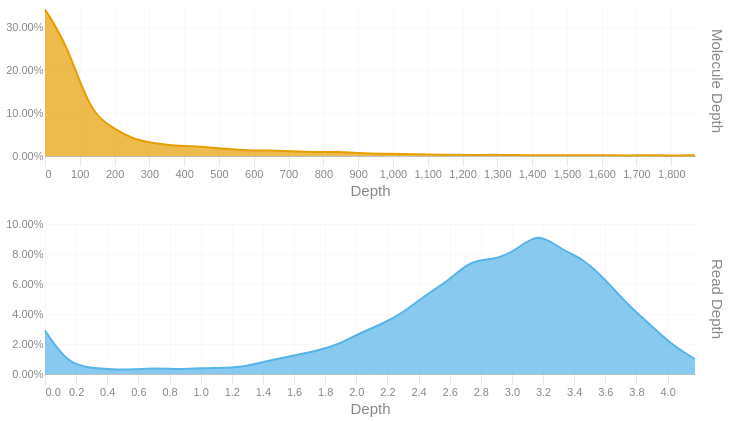

Source (notebook cell):
### Code cell
readdep = depth_hist(tb['Read Depth'], q99, 3)
readdep = readdep.with_columns(pl.lit('Read Depth').alias('Metric'))
if not SKIPLR:
    moldep = depth_hist(tb['Molecule Depth'], mol_q99, 1)
    moldep = moldep.with_columns(pl.lit('Molecule Depth').alias('Metric'))
    _hist = pl.concat([readdep, moldep])
    _hist = _hist.filter(pl.col('Proportion') != 0)
    with SafeRender(_hist):
        (
            alt.Chart(_hist)        
            .mark_area(interpolate = "basis")
            .encode(
                x=alt.X('Bin:Q').scale(domainMin=0).axis(alt.Axis(title='Depth')),
                y = alt.Y('Proportion:Q', title = None).axis(format = '.2%'),
                color = alt.Color('Metric:N').legend(None),
                row = alt.Row("Metric:N").header(title = None, labelOrient = 'right'),
                tooltip = [
                    alt.Tooltip("Metric:N", title = "Metric"),
                    alt.Tooltip('Interval:N', title = "Depth Interval"),
                    alt.Tooltip('Proportion:Q', title = "% Alignments").format('.2%')
                ]
            )
            .resolve_scale(x='independent', y='independent')
            .properties(
                height = 150, width = 650,
                usermeta={'embedOptions': {'downloadFileName': f'{samplename}.depth.hist'}}
            )
        ).display()
else:
    readdep = readdep.filter(pl.col('Proportion') != 0)
    with SafeRender(readdep):
        (
            alt.Chart(readdep)        
            .mark_area(interpolate = "basis")
            .encode(
                x=alt.X('Bin:Q').scale(domainMin=0).axis(alt.Axis(title='Depth')),
                y = alt.Y('Proportion:Q', title = None).axis(format = '.2%'),
                tooltip = [
                    alt.Tooltip('Interval:N', title = "Depth Interval"),
                    alt.Tooltip('Proportion:Q', title = "% Alignments").format('.2%')
                ]
            )
            .properties(
                usermeta={'embedOptions': {'downloadFileName': f'{samplename}.depth.hist'}}
            )
        ).display()

### Figure 1 — Vega-Lite specification as saved in the notebook (floating-point values rounded to 4 significant figures)
{"width": 650, "height": 150, "config": {"title": {"anchor": "start", "dy": -15, "fontSize": 18, "color": "#888888", "subtitleColor": "#888888", "subtitleFontSize": 14}, "arc": {"fill": "#0072B2"}, "axis": {"domainColor": "#888888", "domainWidth": 0.5, "gridWidth": 0.2, "grid": false, "titleFontWeight": 400, "titleFontSize": 15, "labelFontSize": 11, "labelColor": "#888888", "tickColor": "#888888", "tickWidth": 0.2, "titleColor": "#888888"}, "axisBand": {"grid": false}, "axisX": {"grid": true, "tickSize": 10, "domainCap": "round"}, "axisY": {"domain": false, "grid": true, "tickSize": 0, "domainCap": "round"}, "background": "transparent", "header": {"labelFontSize": 15, "labelColor": "#888888", "titleFontSize": 15, "titleFontWeight": 600, "titleColor": "#888888"}, "legend": {"labelFont": "sans-serif", "labelFontSize": 12, "labelColor": "#888888", "symbolSize": 100, "symbolType": "circle", "titleFontSize": 12, "titlePadding": 10, "titleColor": "#888888", "title": null}, "range": {"category": ["#E69F00", "#56B4E9", "#009E73", "#F0E442", "#0072B2", "#D55E00", "#CC79A7", "#000000"], "diverging": ["#cfe8f3", "#a2d4ec", "#73bfe2", "#46abdb", "#1696d2", "#12719e"]}, "area": {"fill": "#0072B2", "fillOpacity": 0.7, "line": true, "strokeOpacity": 0.7}, "line": {"color": "#0072B2", "stroke": "#0072B2", "strokeWidth": 2}, "trail": {"color": "#0072B2", "stroke": "#0072B2", "strokeWidth": 0, "size": 1}, "point": {"filled": true, "fillOpacity": 1.0, "size": 95}, "text": {"color": "#888888", "fontSize": 11, "align": "right", "fontWeight": 400, "size": 11}, "bar": {"fill": "#0072B2", "stroke": null}, "view": {"stroke": null, "continuousWidth": 660, "continuousHeight": 400}}, "data": {"name": "data-4343bbde3b27e2626ebc983d1476d262"}, "mark": {"type": "area", "interpolate": "basis"}, "encoding": {"color": {"field": "Metric", "legend": null, "type": "nominal"}, "row": {"field": "Metric", "header": {"title": null, "labelOrient": "right"}, "type": "nominal"}, "tooltip": [{"field": "Metric", "title": "Metric", "type": "nominal"}, {"field": "Interval", "title": "Depth Interval", "type": "nominal"}, {"field": "Proportion", "format": ".2%", "title": "% Alignments", "type": "quantitative"}], "x": {"axis": {"title": "Depth"}, "field": "Bin", "scale": {"domainMin": 0}, "type": "quantitative"}, "y": {"axis": {"format": ".2%"}, "field": "Proportion", "title": null, "type": "quantitative"}}, "resolve": {"scale": {"x": "independent", "y": "independent"}}, "usermeta": {"embedOptions": {"downloadFileName": "S6_Waccamaw_1683.depth.hist"}}, "$schema": "https://vega.github.io/schema/vega-lite/v6.1.0.json", "datasets": {"data-4343bbde3b27e2626ebc983d1476d262": [{"Bin": 0.0, "Interval": "0.0-0.144", "Proportion": 0.029, "Metric": "Read Depth"}, {"Bin": 0.144, "Interval": "0.144-0.288", "Proportion": 0.007, "Metric": "Read Depth"}, {"Bin": 0.288, "Interval": "0.288-0.432", "Proportion": 0.004, "Metric": "Read Depth"}, {"Bin": 0.432, "Interval": "0.432-0.576", "Proportion": 0.003, "Metric": "Read Depth"}, {"Bin": 0.576, "Interval": "0.576-0.72", "Proportion": 0.003, "Metric": "Read Depth"}, {"Bin": 0.72, "Interval": "0.72-0.864", "Proportion": 0.004, "Metric": "Read Depth"}, {"Bin": 0.864, "Interval": "0.864-1.008", "Proportion": 0.003, "Metric": "Read Depth"}, {"Bin": 1.008, "Interval": "1.008-1.152", "Proportion": 0.004, "Metric": "Read Depth"}, {"Bin": 1.152, "Interval": "1.152-1.296", "Proportion": 0.004, "Metric": "Read Depth"}, {"Bin": 1.296, "Interval": "1.296-1.44", "Proportion": 0.005, "Metric": "Read Depth"}, {"Bin": 1.44, "Interval": "1.44-1.584", "Proportion": 0.009, "Metric": "Read Depth"}, {"Bin": 1.584, "Interval": "1.584-1.728", "Proportion": 0.012, "Metric": "Read Depth"}, {"Bin": 1.728, "Interval": "1.728-1.872", "Proportion": 0.015, "Metric": "Read Depth"}, {"Bin": 1.872, "Interval": "1.872-2.016", "Proportion": 0.019, "Metric": "Read Depth"}, {"Bin": 2.016, "Interval": "2.016-2.16", "Proportion": 0.027, "Metric": "Read Depth"}, {"Bin": 2.16, "Interval": "2.16-2.304", "Proportion": 0.033, "Metric": "Read Depth"}, {"Bin": 2.304, "Interval": "2.304-2.448", "Proportion": 0.041, "Metric": "Read Depth"}, {"Bin": 2.448, "Interval": "2.448-2.592", "Proportion": 0.053, "Metric": "Read Depth"}, {"Bin": 2.592, "Interval": "2.592-2.736", "Proportion": 0.062, "Metric": "Read Depth"}, {"Bin": 2.736, "Interval": "2.736-2.88", "Proportion": 0.076, "Metric": "Read Depth"}, {"Bin": 2.88, "Interval": "2.88-3.024", "Proportion": 0.076, "Metric": "Read Depth"}, {"Bin": 3.024, "Interval": "3.024-3.168", "Proportion": 0.082, "Metric": "Read Depth"}, {"Bin": 3.168, "Interval": "3.168-3.312", "Proportion": 0.095, "Metric": "Read Depth"}, {"Bin": 3.312, "Interval": "3.312-3.456", "Proportion": 0.083, "Metric": "Read Depth"}, {"Bin": 3.456, "Interval": "3.456-3.6", "Proportion": 0.077, "Metric": "Read Depth"}, {"Bin": 3.6, "Interval": "3.6-3.744", "Proportion": 0.063, "Metric": "Read Depth"}, {"Bin": 3.744, "Interval": "3.744-3.888", "Proportion": 0.046, "Metric": "Read Depth"}, {"Bin": 3.888, "Interval": "3.888-4.032", "Proportion": 0.033, "Metric": "Read Depth"}, {"Bin": 4.032, "Interval": "4.032-4.176", "Proportion": 0.019, "Metric": "Read Depth"}, {"Bin": 4.176, "Interval": "4.176-4.32", "Proportion": 0.01, "Metric": "Read Depth"}, {"Bin": 0.0, "Interval": "0.0-64.4", "Proportion": 0.342, "Metric": "Molecule Depth"}, {"Bin": 64.4, "Interval": "64.4-128.8", "Proportion": 0.259, "Metric": "Molecule Depth"}, {"Bin": 128.8, "Interval": "128.8-193.3", "Proportion": 0.103, "Metric": "Molecule Depth"}, {"Bin": 193.3, "Interval": "193.3-257.7", "Proportion": 0.066, "Metric": "Molecule Depth"}, {"Bin": 257.7, "Interval": "257.7-322.1", "Proportion": 0.037, "Metric": "Molecule Depth"}, {"Bin": 322.1, "Interval": "322.1-386.5", "Proportion": 0.029, "Metric": "Molecule Depth"}, {"Bin": 386.5, "Interval": "386.5-450.9", "Proportion": 0.023, "Metric": "Molecule Depth"}, {"Bin": 450.9, "Interval": "450.9-515.4", "Proportion": 0.023, "Metric": "Molecule Depth"}, {"Bin": 515.4, "Interval": "515.4-579.8", "Proportion": 0.016, "Metric": "Molecule Depth"}, {"Bin": 579.8, "Interval": "579.8-644.2", "Proportion": 0.013, "Metric": "Molecule Depth"}, {"Bin": 644.2, "Interval": "644.2-708.6", "Proportion": 0.013, "Metric": "Molecule Depth"}, {"Bin": 708.6, "Interval": "708.6-773.1", "Proportion": 0.011, "Metric": "Molecule Depth"}, {"Bin": 773.1, "Interval": "773.1-837.5", "Proportion": 0.009, "Metric": "Molecule Depth"}, {"Bin": 837.5, "Interval": "837.5-901.9", "Proportion": 0.01, "Metric": "Molecule Depth"}, {"Bin": 901.9, "Interval": "901.9-966.3", "Proportion": 0.007, "Metric": "Molecule Depth"}, {"Bin": 966.3, "Interval": "966.3-1030.7", "Proportion": 0.005, "Metric": "Molecule Depth"}, {"Bin": 1031.0, "Interval": "1030.7-1095.2", "Proportion": 0.005, "Metric": "Molecule Depth"}, {"Bin": 1095.0, "Interval": "1095.2-1159.6", "Proportion": 0.003, "Metric": "Molecule Depth"}, {"Bin": 1160.0, "Interval": "1159.6-1224.0", "Proportion": 0.003, "Metric": "Molecule Depth"}, {"Bin": 1224.0, "Interval": "1224.0-1288.4", "Proportion": 0.002, "Metric": "Molecule Depth"}, {"Bin": 1288.0, "Interval": "1288.4-1352.8", "Proportion": 0.003, "Metric": "Molecule Depth"}, {"Bin": 1353.0, "Interval": "1352.8-1417.3", "Proportion": 0.002, "Metric": "Molecule Depth"}, {"Bin": 1417.0, "Interval": "1417.3-1481.7", "Proportion": 0.002, "Metric": "Molecule Depth"}, {"Bin": 1482.0, "Interval": "1481.7-1546.1", "Proportion": 0.002, "Metric": "Molecule Depth"}, {"Bin": 1546.0, "Interval": "1546.1-1610.5", "Proportion": 0.002, "Metric": "Molecule Depth"}, {"Bin": 1610.0, "Interval": "1610.5-1674.9", "Proportion": 0.002, "Metric": "Molecule Depth"}, {"Bin": 1675.0, "Interval": "1674.9-1739.4", "Proportion": 0.001, "Metric": "Molecule Depth"}, {"Bin": 1739.0, "Interval": "1739.4-1803.8", "Proportion": 0.002, "Metric": "Molecule Depth"}, {"Bin": 1804.0, "Interval": "1803.8-1868.2", "Proportion": 0.001, "Metric": "Molecule Depth"}, {"Bin": 1868.0, "Interval": "1868.2-1932.63", "Proportion": 0.002, "Metric": "Molecule Depth"}]}}
